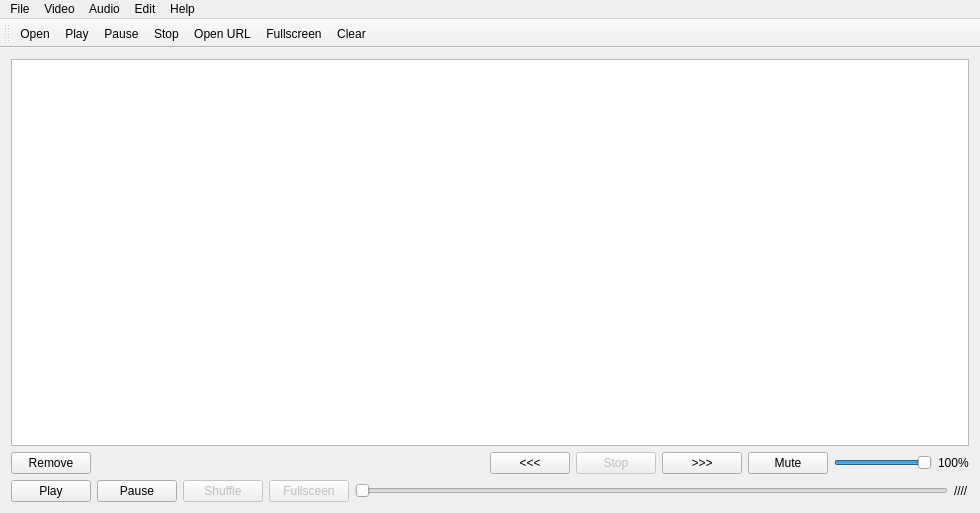
<?xml version="1.0" encoding="UTF-8"?>
<ui version="4.0">
 <class>MainWindow</class>
 <widget class="QMainWindow" name="MainWindow">
  <property name="geometry">
   <rect>
    <x>0</x>
    <y>0</y>
    <width>980</width>
    <height>513</height>
   </rect>
  </property>
  <property name="windowTitle">
   <string>AVMediaPlayer</string>
  </property>
  <property name="windowIcon">
   <iconset resource="icons.qrc">
    <normaloff>:/FILES/assets/ProgramIcon.png</normaloff>:/FILES/assets/ProgramIcon.png</iconset>
  </property>
  <widget class="QWidget" name="centralWidget">
   <layout class="QGridLayout" name="gridLayout">
    <item row="0" column="0">
     <layout class="QVBoxLayout" name="verticalLayout_2">
      <item>
       <layout class="QHBoxLayout" name="horizontalLayout_3">
        <item>
         <widget class="QListView" name="listView"/>
        </item>
       </layout>
      </item>
      <item>
       <layout class="QVBoxLayout" name="verticalLayout">
        <item>
         <layout class="QHBoxLayout" name="horizontalLayout_2">
          <item>
           <widget class="QPushButton" name="btnRemove">
            <property name="text">
             <string>Remove</string>
            </property>
           </widget>
          </item>
          <item>
           <spacer name="horizontalSpacer">
            <property name="orientation">
             <enum>Qt::Horizontal</enum>
            </property>
            <property name="sizeHint" stdset="0">
             <size>
              <width>40</width>
              <height>20</height>
             </size>
            </property>
           </spacer>
          </item>
          <item>
           <spacer name="horizontalSpacer_3">
            <property name="orientation">
             <enum>Qt::Horizontal</enum>
            </property>
            <property name="sizeHint" stdset="0">
             <size>
              <width>40</width>
              <height>20</height>
             </size>
            </property>
           </spacer>
          </item>
          <item>
           <spacer name="horizontalSpacer_4">
            <property name="orientation">
             <enum>Qt::Horizontal</enum>
            </property>
            <property name="sizeHint" stdset="0">
             <size>
              <width>40</width>
              <height>20</height>
             </size>
            </property>
           </spacer>
          </item>
          <item>
           <spacer name="horizontalSpacer_5">
            <property name="orientation">
             <enum>Qt::Horizontal</enum>
            </property>
            <property name="sizeHint" stdset="0">
             <size>
              <width>40</width>
              <height>20</height>
             </size>
            </property>
           </spacer>
          </item>
          <item>
           <widget class="QPushButton" name="btnPTrack">
            <property name="text">
             <string>&lt;&lt;&lt;</string>
            </property>
           </widget>
          </item>
          <item>
           <widget class="QPushButton" name="btnStop">
            <property name="enabled">
             <bool>false</bool>
            </property>
            <property name="text">
             <string>Stop</string>
            </property>
            <property name="icon">
             <iconset resource="icons.qrc">
              <normaloff>:/FILES/assets/StopIcon.png</normaloff>:/FILES/assets/StopIcon.png</iconset>
            </property>
           </widget>
          </item>
          <item>
           <widget class="QPushButton" name="btnNTrack">
            <property name="text">
             <string>&gt;&gt;&gt;</string>
            </property>
           </widget>
          </item>
          <item>
           <widget class="QPushButton" name="btnMute">
            <property name="text">
             <string>Mute</string>
            </property>
           </widget>
          </item>
          <item>
           <widget class="QSlider" name="sliderVolume">
            <property name="maximum">
             <number>100</number>
            </property>
            <property name="value">
             <number>100</number>
            </property>
            <property name="orientation">
             <enum>Qt::Horizontal</enum>
            </property>
           </widget>
          </item>
          <item>
           <widget class="QLabel" name="lblVolume">
            <property name="text">
             <string>100%</string>
            </property>
           </widget>
          </item>
         </layout>
        </item>
        <item>
         <layout class="QHBoxLayout" name="horizontalLayout">
          <item>
           <widget class="QPushButton" name="btnPlay">
            <property name="text">
             <string>Play</string>
            </property>
            <property name="icon">
             <iconset>
              <normaloff>:/FILES/ICONS/assets/PlayIcon.png</normaloff>:/FILES/ICONS/assets/PlayIcon.png</iconset>
            </property>
           </widget>
          </item>
          <item>
           <widget class="QPushButton" name="btnPause">
            <property name="text">
             <string>Pause</string>
            </property>
            <property name="icon">
             <iconset resource="icons.qrc">
              <normaloff>:/FILES/assets/PauseIcon.png</normaloff>:/FILES/assets/PauseIcon.png</iconset>
            </property>
           </widget>
          </item>
          <item>
           <widget class="QPushButton" name="btnShuffle">
            <property name="enabled">
             <bool>false</bool>
            </property>
            <property name="text">
             <string>Shuffle</string>
            </property>
            <property name="icon">
             <iconset resource="icons.qrc">
              <normaloff>:/FILES/assets/ShuffleIcon.png</normaloff>:/FILES/assets/ShuffleIcon.png</iconset>
            </property>
           </widget>
          </item>
          <item>
           <widget class="QPushButton" name="btnFullscreen">
            <property name="enabled">
             <bool>false</bool>
            </property>
            <property name="text">
             <string>Fullsceen</string>
            </property>
            <property name="icon">
             <iconset resource="icons.qrc">
              <normaloff>:/FILES/assets/FullscreenIcon.png</normaloff>:/FILES/assets/FullscreenIcon.png</iconset>
            </property>
           </widget>
          </item>
          <item>
           <widget class="QSlider" name="progressSlider">
            <property name="enabled">
             <bool>false</bool>
            </property>
            <property name="orientation">
             <enum>Qt::Horizontal</enum>
            </property>
           </widget>
          </item>
          <item>
           <widget class="QLabel" name="lblTimeStamp">
            <property name="text">
             <string>////</string>
            </property>
           </widget>
          </item>
         </layout>
        </item>
       </layout>
      </item>
     </layout>
    </item>
   </layout>
  </widget>
  <widget class="QMenuBar" name="menuBar">
   <property name="geometry">
    <rect>
     <x>0</x>
     <y>0</y>
     <width>980</width>
     <height>21</height>
    </rect>
   </property>
   <widget class="QMenu" name="menuFile">
    <property name="title">
     <string>File</string>
    </property>
    <addaction name="actionOpen"/>
    <addaction name="actionURL"/>
    <addaction name="actionExit"/>
   </widget>
   <widget class="QMenu" name="menuVideo">
    <property name="title">
     <string>Video</string>
    </property>
    <addaction name="actionplay"/>
    <addaction name="actionPause"/>
    <addaction name="actionStop"/>
    <addaction name="separator"/>
    <addaction name="actionFullscreen"/>
   </widget>
   <widget class="QMenu" name="menuEdit">
    <property name="title">
     <string>Edit</string>
    </property>
    <addaction name="actionClear"/>
    <addaction name="actionHide_List"/>
   </widget>
   <widget class="QMenu" name="menuAudio">
    <property name="title">
     <string>Audio</string>
    </property>
    <addaction name="actionMute"/>
   </widget>
   <widget class="QMenu" name="menuHelp">
    <property name="title">
     <string>Help</string>
    </property>
    <addaction name="actionAbout"/>
   </widget>
   <addaction name="menuFile"/>
   <addaction name="menuVideo"/>
   <addaction name="menuAudio"/>
   <addaction name="menuEdit"/>
   <addaction name="menuHelp"/>
  </widget>
  <widget class="QToolBar" name="mainToolBar">
   <attribute name="toolBarArea">
    <enum>TopToolBarArea</enum>
   </attribute>
   <attribute name="toolBarBreak">
    <bool>false</bool>
   </attribute>
   <addaction name="actionOpen"/>
   <addaction name="actionplay"/>
   <addaction name="actionPause"/>
   <addaction name="actionStop"/>
   <addaction name="actionURL"/>
   <addaction name="actionFullscreen"/>
   <addaction name="actionClear"/>
  </widget>
  <action name="actionplay">
   <property name="icon">
    <iconset resource="icons.qrc">
     <normaloff>:/FILES/assets/PlayIcon.png</normaloff>:/FILES/assets/PlayIcon.png</iconset>
   </property>
   <property name="text">
    <string>Play</string>
   </property>
   <property name="toolTip">
    <string>Play</string>
   </property>
  </action>
  <action name="actionPause">
   <property name="icon">
    <iconset resource="icons.qrc">
     <normaloff>:/FILES/assets/PauseIcon.png</normaloff>:/FILES/assets/PauseIcon.png</iconset>
   </property>
   <property name="text">
    <string>Pause</string>
   </property>
   <property name="toolTip">
    <string>Pause</string>
   </property>
  </action>
  <action name="actionStop">
   <property name="icon">
    <iconset resource="icons.qrc">
     <normaloff>:/FILES/assets/StopIcon.png</normaloff>:/FILES/assets/StopIcon.png</iconset>
   </property>
   <property name="text">
    <string>Stop</string>
   </property>
   <property name="toolTip">
    <string>Stop</string>
   </property>
  </action>
  <action name="actionExit">
   <property name="text">
    <string>Exit</string>
   </property>
  </action>
  <action name="actionOpen">
   <property name="icon">
    <iconset resource="icons.qrc">
     <normaloff>:/FILES/assets/OpenIcon.png</normaloff>:/FILES/assets/OpenIcon.png</iconset>
   </property>
   <property name="text">
    <string>Open</string>
   </property>
   <property name="toolTip">
    <string>Open File</string>
   </property>
  </action>
  <action name="actionURL">
   <property name="icon">
    <iconset resource="icons.qrc">
     <normaloff>:/FILES/assets/URLIcon.png</normaloff>:/FILES/assets/URLIcon.png</iconset>
   </property>
   <property name="text">
    <string>Open URL</string>
   </property>
   <property name="toolTip">
    <string>Open URL stream</string>
   </property>
  </action>
  <action name="actionFullscreen">
   <property name="icon">
    <iconset resource="icons.qrc">
     <normaloff>:/FILES/assets/FullscreenIcon.png</normaloff>:/FILES/assets/FullscreenIcon.png</iconset>
   </property>
   <property name="text">
    <string>Fullscreen</string>
   </property>
  </action>
  <action name="actionClear">
   <property name="text">
    <string>Clear</string>
   </property>
   <property name="toolTip">
    <string>Clear playlist</string>
   </property>
  </action>
  <action name="actionMute">
   <property name="checkable">
    <bool>true</bool>
   </property>
   <property name="text">
    <string>Mute</string>
   </property>
   <property name="toolTip">
    <string>Mute/Unmute audio</string>
   </property>
  </action>
  <action name="actionHide_List">
   <property name="checkable">
    <bool>true</bool>
   </property>
   <property name="text">
    <string>Hide List</string>
   </property>
   <property name="toolTip">
    <string>Hide queue</string>
   </property>
  </action>
  <action name="actionAbout">
   <property name="text">
    <string>About</string>
   </property>
  </action>
 </widget>
 <layoutdefault spacing="6" margin="11"/>
 <resources>
  <include location="icons.qrc"/>
 </resources>
 <connections/>
</ui>
